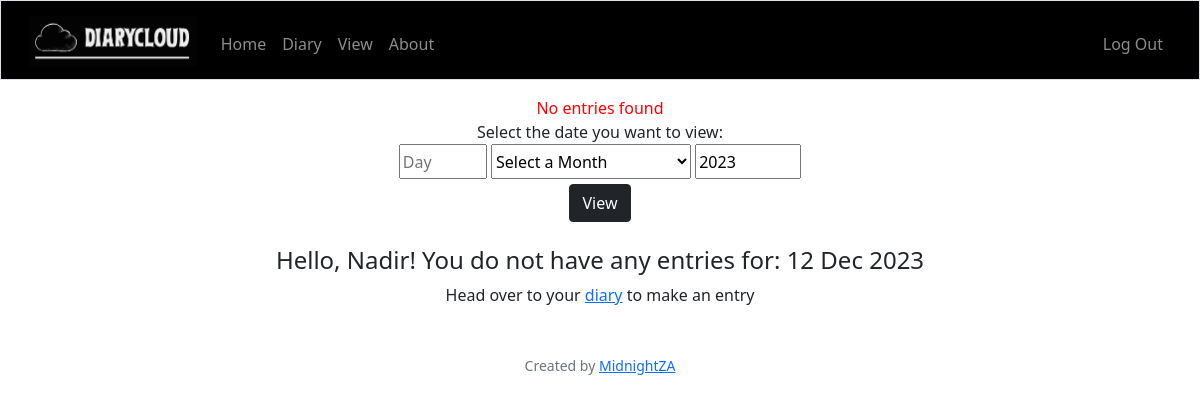
The page /view (signed in) on the database as committed earlier.
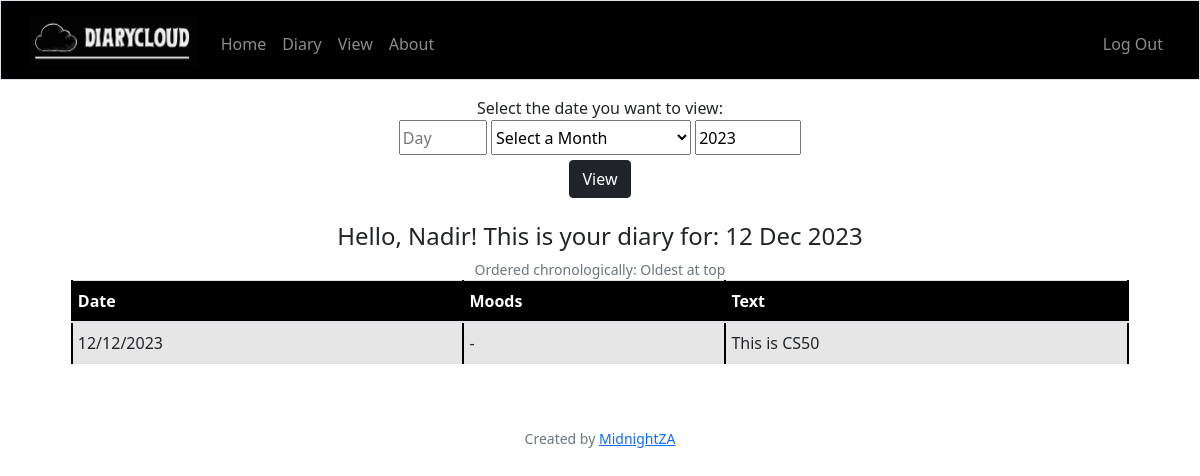
The same page on the database as committed later.
### tables this page shows
CREATE TABLE "users" ("id" INTEGER PRIMARY KEY AUTOINCREMENT UNIQUE NOT NULL, "username" TEXT UNIQUE NOT NULL, "hash" TEXT NOT NULL, "name" TEXT NOT NULL DEFAULT 'To DiaryCloud');

CREATE TABLE 'userdata' ("id" INTEGER PRIMARY KEY AUTOINCREMENT UNIQUE NOT NULL, "mood" TEXT, "user_id" TEXT NOT NULL, 'year'  DATETIME NOT NULL  , 'month'  DATETIME NOT NULL  , 'day'  DATETIME NOT NULL  , 'notes' TEXT, 'image' BLOB, 'text' TEXT, FOREIGN KEY ("user_id") REFERENCES users(id));

### app.py (the view, shortened to what this page needs)
@app.route("/view", methods=["GET", "POST"])
@login_required
def view():
    userid = db.execute("SELECT name FROM users WHERE id = ?;", session['user_id'])[0]['name']
    apology = ""
    if request.method == "GET":
        date = datetime.now()
        year = date.year
        month = date.month
        day = date.day
        try:
            text_db = db.execute("SELECT day, month, year, mood, text FROM userdata WHERE user_id=? AND day=? AND month=? AND year=?;",session['user_id'],day, month, year)
        except:
            text_db = "No entries found"
        if len(text_db) == 0:
            apology = "No entries found"
        return render_template("view.html", name=userid, text_db=text_db, day=day, month=calendar.month_abbr[int(month)], year=year, apology=apology)

### app.py (called while the page is built)
@app.after_request
def after_request(response):
    response.headers["Cache-Control"] = "no-cache, no-store, must-revalidate"
    response.headers["Expires"] = 0
    response.headers["Pragma"] = "no-cache"
    return response

### helpers.py (called while the page is built)
def login_required(f):
    @wraps(f)
    def decorated_function(*args, **kwargs):
        if session.get("user_id") is None:
            return redirect("/login")
        return f(*args, **kwargs)
    return decorated_function

### templates/view.html (shortened to what this page needs)
{% extends "layout.html" %}
{% block apology %}
    <p class="apology">{{ apology }}</p>
{% endblock %}
{% block main %}
    <div>
        <form action="/view" method="post">
            <p>Select the date you want to view: </p>
            <input type="number" name="day" id="day" placeholder="Day" min="1" max="31" autocomplete="off">
            <select class="month" name="month" id="month" value="{{ month }}">
                <option value="0">Select a Month</option>
            </select>
            <input type="number" name="year" id="year" placeholder="Year" min="2000" max="2050" value="{{ year }}" autocomplete="off">
            <br>
            <button class="btn btn-dark" id="view" type="submit">View</button>
        </form>
        <br>
        {% if apology != "No entries found" %}
            <h4>Hello, {{ name }}! This is your diary for: {{ day }} {{ month }} {{ year }}</h4>
            <p class="small text-center text-muted">Ordered chronologically: Oldest at top</p>
            <div class="diaryview">
                <table class="table table-hover table-striped">
                    <thead style="background-color: black; color: white;">
                        <tr>
                            <th class="text-start">Date</th>
                            <th class="text-start">Moods</th>
                            <th class="text-start">Text</th>
                        </tr>
                    </thead>
                    <tbody>
                        {% for row in text_db %}
                            <tr>
                                <td class="text-start">{{ row.day }}/{{ row.month }}/{{ row.year }}</td>
                                <td class="text-start">
                                    {% if not row.mood %}
                                        -
                                    {% else %}
                                        {% for word in row.mood.split() %}
                                            {{ word | capitalize }}
                                            <br>
                                        {% endfor %}
                                    {% endif %}
                                </td>
                                <td class="text-start">
                                    {% if not row.text %}
                                        -
                                    {% else %}
                                        {{ row.text }}
                                    {% endif %}
                                </td>
                            </tr>
                        {% endfor %}
                    </tbody>
                </table>
            </div>
        {% else %}
            <h4>Hello, {{ name }}! You do not have any entries for: {{ day }} {{ month }} {{ year }}</h4>
            <p>Head over to your <a href="/diary">diary</a> to make an entry</p>
        {% endif %}
    </div>
{% endblock %}

### templates/layout.html (shortened to what this page needs)
<!DOCTYPE html>
<html lang="en">
    <head>
        <link rel="stylesheet" href="https://cdn.jsdelivr.net/npm/bootstrap@4.1.3/dist/css/bootstrap.min.css">
        <link href="https://cdn.jsdelivr.net/npm/bootstrap@5.1.3/dist/css/bootstrap.min.css" rel="stylesheet">
        <link href="/static/styles.css" rel="stylesheet">
    </head>
    <body>
        <nav class="border navbar navbar-expand-md navbar-dark" style="background-color: black;">
            <div class="container-fluid">
                <a class="navbar-brand" href="/"><img src="static/logo_main.png" alt="Logo of DiaryCloud" height="50" filter=""></a>
                <div class="collapse navbar-collapse" id="navbar">
                    {% if session["user_id"] %}
                        <ul class="navbar-nav me-auto mt-2">
                            <li class="nav-item"><a class="nav-link" href="/">Home</a></li>
                            <li class="nav-item"><a class="nav-link" href="/diary">Diary</a></li>
                            <li class="nav-item"><a class="nav-link" href="/view">View</a></li>
                            <li class="nav-item"><a class="nav-link" href="/about">About</a></li>
                        </ul>
                        <ul class="navbar-nav ms-auto mt-2">
                            <li class="nav-item"><a class="nav-link" href="/logout">Log Out</a></li>
                        </ul>
                    {% endif %}
                </div>
            </div>
        </nav>
        <main class="container-fluid py-5 text-center">
            {% block apology %}{% endblock %}
            {% block main %}{% endblock %}
        </main>
        <footer class="mb-5 small text-center text-muted">
            Created by <a href="https://github.com/MidnightZA">MidnightZA</a>
        </footer>
    </body>
</html>

### static/styles.css (style rules this page uses)
nav .navbar-brand { font-size: xx-large; filter: invert(1); }
input { height: 35px; }
#view { margin-top: 5px; }
p { margin-top: 0; margin-bottom: 0; }
div.diaryview { background-color: inherit; text-align: left; padding-left: 5%; padding-right: 5%; }
.table>:not(caption)>*>* { padding-left: 5px; padding-right: 5px; border-left: 2px solid black; border-right: 2px solid black; }
select.month { height: 35px; width:200px; }
.py-5 { padding-top: 1rem!important; padding-bottom: 3rem!important; }

Rows that differ between the two databases and show on the page:
added userdata: day "12", month "12", year "2023", text "This is CS50"
Other text that changed with them:
{{ day }}: (not shown) → "12"
{{ month }}: (not shown) → "Dec"
{{ year }}: (not shown) → "2023"
{{ apology }}: "No entries found" → (not shown)
{{ day }}: "12" → (not shown)
{{ month }}: "Dec" → (not shown)
{{ year }}: "2023" → (not shown)
text no longer shown: "! You do not have any entries for: Head over to your diary to make an entry"
text now shown: "! This is your diary for: Ordered chronologically: Oldest at top Date Moods Text"
